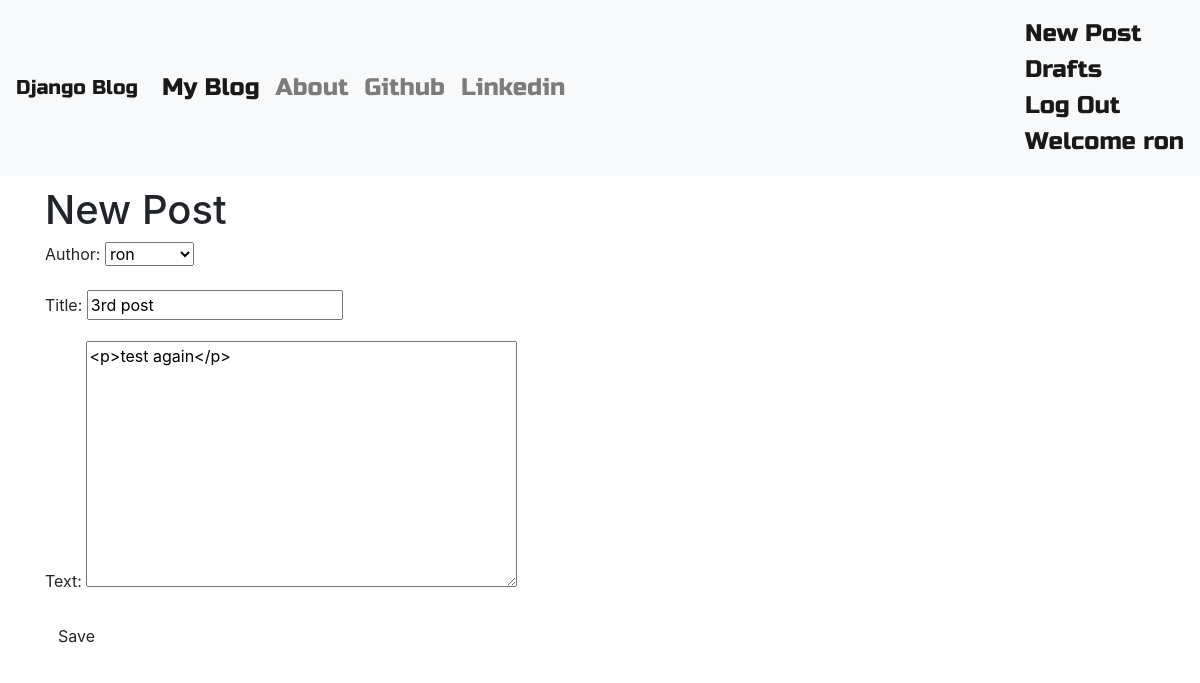
Screenshot of /post/3/edit/ (signed in) with the database file from the repository.
### blog/models.py (models this page shows, shortened)
class Post(models.Model):
    author = models.ForeignKey('auth.user', on_delete=models.CASCADE)
    title = models.CharField(max_length=200)
    text = models.TextField()
    created_date = models.DateTimeField(default=timezone.now)
    published_date = models.DateTimeField(blank=True,null=True)

### blog/views.py (the view)
# urls.py: url(r'^post/(?P<pk>\d+)/edit/$',views.PostUpdateView.as_view(),name='post_edit'),
class PostUpdateView(LoginRequiredMixin,UpdateView):
    login_url = '/login/'
    redirect_field_name = 'blog/post_detail.html'
    form_class = PostForm
    model = Post

### blog/forms.py
class PostForm(forms.ModelForm):
    class Meta:
        model = Post
        fields = ('author','title','text')
        widgets = {
            'title':forms.TextInput(attrs={'class':'textinputclass'}),
             'text':forms.Textarea(attrs={'class':'editable medium-editor-textarea postcontent'})
        }

### blog/templates/blog/post_form.html (shortened to what this page needs)
{% extends 'blog/base.html' %}
{% block content %}
<h1>New Post</h1>
<form class="post-form" method="POST">
    {{form.as_p}}
    <button type="submit" class="save btn btn-default">Save</button>
</form>
{% endblock  %}

### blog/templates/blog/base.html (shortened to what this page needs)
<!DOCTYPE html>
<html lang="en">
<head>
    <link rel="stylesheet" href="https://stackpath.bootstrapcdn.com/bootstrap/4.3.1/css/bootstrap.min.css">
    <link rel="stylesheet" href="//cdn.jsdelivr.net/npm/medium-editor@latest/dist/css/medium-editor.min.css" type="text/css" media="screen" charset="utf-8">
    {% load static %}
    <link rel="stylesheet" href="{% static 'css/blog.css' %}">
</head>
<body>
        <nav class="navbar navbar-expand-lg navbar-light bg-light techfont custom-navbar">
                <a class="navbar-brand" href="{% url 'post_list' %}">Django Blog</a>
                <div class="collapse navbar-collapse" id="navbarNav">
                  <ul class="navbar-nav">
                    <li class="nav-item active">
                      <a class="nav-link" href="{% url 'post_list' %}">My Blog <span class="sr-only">(current)</span></a>
                    </li>
                    <li class="nav-item">
                      <a class="nav-link" href="{% url 'about' %}">About</a>
                    </li>
                    <li class="nav-item">
                      <a class="nav-link" href="https://www.github.com">Github</a>
                    </li>
                    <li class="nav-item">
                            <a class="nav-link" href="https://www.linkedin.com">Linkedin</a>
                    </li>
                  </ul>
                </div>
                <ul class="navbar-nav">
                 <span class="navbar-text">
                  {% if user.is_authenticated %}
                  <li><a href="{% url 'post_new' %}">New Post</a></li>
                  <li><a href="{% url 'post_draft_list' %}">Drafts</a></li>
                  <li><a href="{% url 'logout' %}">Log Out</a></li>
                  <li><a>Welcome {{ user.username }}</a></li>
                  {% else %}
                  <li><a class="" href="{% url 'login' %}"><span class="">Login</span></a></li>
                  {% endif %}
                </span>
                </ul>
              </nav>
              <div class="content container">
                  <div class="row">
                      <div class="col-md-8">
                          <div class="blog_posts">
                              {% block content %}
                              {% endblock %}
                          </div>
                      </div>
                  </div>
              </div>
</body>
</html>

### blog/static/css/blog.css (style rules this page uses)
.techfont { font-family: 'Russo One',sans-serif; font-size: 1.5em; margin-bottom: 10px; }

### rows the page displays
Post: author "ron", title "3rd post", text "<p>test again</p>"

### other values shown
{{ user.username }} "ron"
